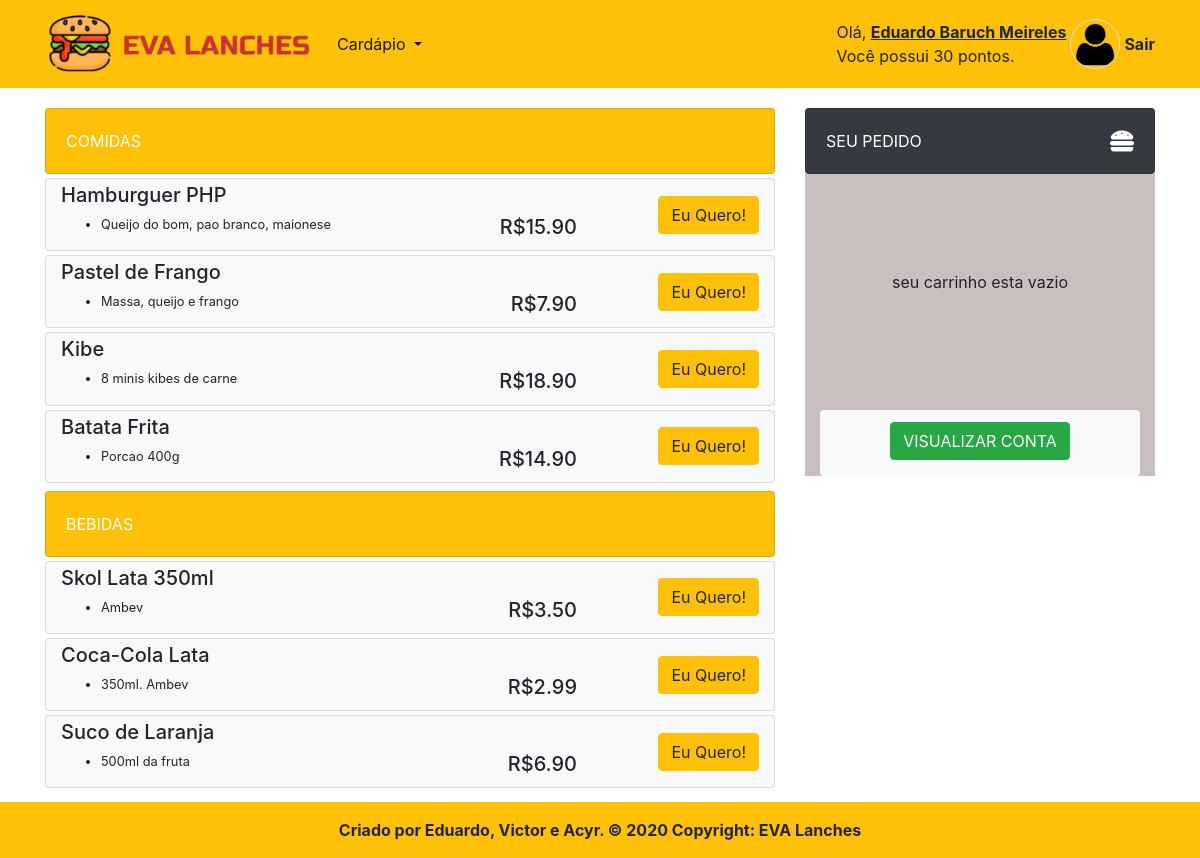
Before: /View/logado.php (signed in) with the older database file.
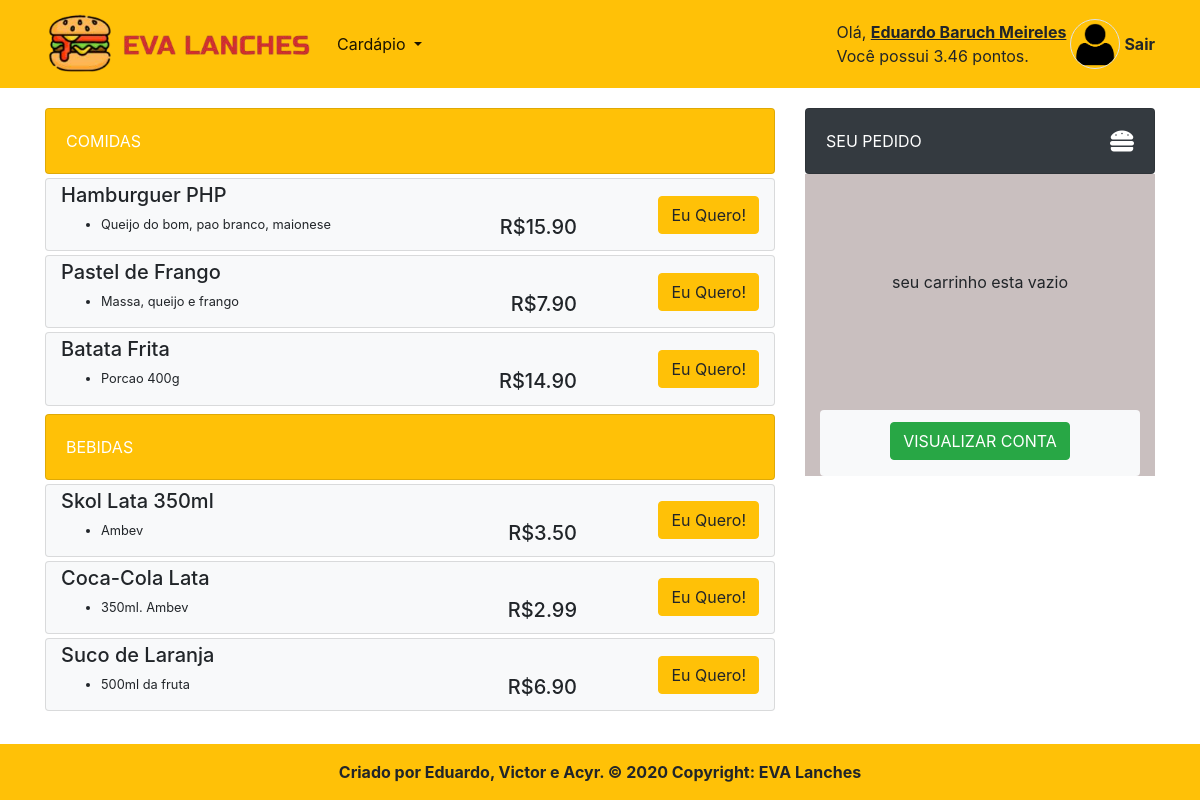
After: the same page with the newer database file.
### tables this page shows
CREATE TABLE `itens` (
  `id_item` int(11) NOT NULL,
  `nome` varchar(30) NOT NULL,
  `preco` decimal(11,2) NOT NULL,
  `descricao` varchar(50) NOT NULL,
  `fornecedor` varchar(30) NOT NULL,
  `tipo` varchar(20) NOT NULL
);

### Model/carrinho.php (called while the page is built, shortened)
<?php
function getContentCart($pdo)
{
	$results = array();
	return $results;
}

### View/listarComidas.php (the view, shortened to what this page needs)
<?php
$minhaConexao = Conexao::getConnection();
$sql = $minhaConexao->prepare("SELECT * FROM itens WHERE tipo = 'comida'");
$sql->execute();
while ($registro = $sql->fetch(PDO::FETCH_ASSOC)) {
    $id = $registro['id_item'];
    $nome = $registro['nome'];
    $descricao = $registro['descricao'];
    $preco = $registro['preco'];
?>
    <div class="container card bg-light mt-1">
        <div class="row">
            <div class="col-md-9">
                <h5 class="mt-1"><?php echo $nome ?></h5>
                <h5 class="float-right my-auto text-right">R$<?php echo $preco ?></h5>
                <ul>
                    <li class="small"><?php echo $descricao ?></li>
                </ul>
            </div>
            <div class="col-md-3 my-auto">
                <?php echo "<a class='btn btn-warning float-right' href='carrinho.php?&acao=add&id=" . $id . "'>Eu Quero!</a>" ?>
            </div>
        </div>
    </div>
<?php
}
?>

### View/logado.php (shortened to what this page needs)
<!DOCTYPE html>
<html lang="pt-br">
<head>
    <link rel="stylesheet" href="https://maxcdn.bootstrapcdn.com/bootstrap/4.5.2/css/bootstrap.min.css">
    <link rel="stylesheet" href="https://use.fontawesome.com/releases/v5.7.0/css/all.css">
</head>
<body background="../imagens/hamburgerbg.jpg" style="padding-bottom: 70px;">
    <?php
    include('template/menuLogado.php');
    ?>
    <div class="container mt-3">
        <div class="row">
            <div class="col-xl-8 col-lg-7 col-md-6">
                <div class="card bg-warning text-white card-body mt-1">COMIDAS</div>
                <?php
                include('listarComidas.php');
                ?>
                <div class="card bg-warning text-white mt-2">
                    <div class="card-body">BEBIDAS</div>
                </div>
                <?php
                include('listarBebidas.php');
                ?>
            </div>
            <div class="col-xl-4 col-lg-5 col-md-6">
                <div class="card bg-dark text-white card-body mt-1">SEU PEDIDO
                    <div class="card-img-overlay"><i class="fas fa-hamburger float-right" style='font-size:24px'></i>
                    </div>
                </div>
                <div class="container" style="background-color: #c9bfbf">
                    <?php
                    include('carrinho.php');
                    ?>
                </div>
                <footer class="footer fixed-bottom font-small bg-warning mt-1">
                    <div class="footer-copyright text-center py-3 font-weight-bold">Criado por Eduardo, Victor e Acyr. © 2020
                        Copyright: EVA Lanches</div>
                </footer>
</body>
</html>

### View/template/menuLogado.php (shortened to what this page needs)
<nav class="navbar navbar-light navbar-expand-md navigation-clean-button bg-warning">
    <div class="container"><a class="navbar-brand" href="logado.php"><img src="../imagens/logo.png" alt="logo" width="268" height="62"></a>
        <ul class="nav navbar-nav mr-auto justify-content-end">
            <li class="nav-item dropdown">
                <a class="dropdown-toggle nav-link active" data-toggle="dropdown" aria-expanded="false" href="logado.php"><?php
                                                                                                                            $paginaLink = basename($_SERVER['SCRIPT_NAME']);
                                                                                                                            if ($paginaLink == 'logado.php') {
                                                                                                                                echo str_replace("logado.php", "Cardápio", $paginaLink);
                                                                                                                            } elseif (($paginaLink == 'sobre.php')) {
                                                                                                                                echo str_replace("sobre.php", "Sobre", $paginaLink);
                                                                                                                            } elseif (($paginaLink == 'sugestoes.php')) {
                                                                                                                                echo str_replace("sugestoes.php", "Sugestões", $paginaLink);
                                                                                                                            }
                                                                                                                            ?> </a>
            </li>
        </ul>
        <span class="">Olá, <u><strong><?php echo $_SESSION['nome'] ?></strong> </u> <br>Você possui <?php echo $_SESSION['bonus'] ?> pontos.</span><img class="border rounded-circle img-profile ml-1 mr-1" src="../imagens/pessoa.png" width="50" />
        <a class="text-body" href="../Controller/sair.php"><strong>Sair</strong> </a>
    </div>
</nav>

### View/listarBebidas.php (shortened to what this page needs)
<?php
$minhaConexao = Conexao::getConnection();
$sql = $minhaConexao->prepare("SELECT * FROM itens WHERE tipo = 'bebida'");
$sql->execute();
while ($registro = $sql->fetch(PDO::FETCH_ASSOC)) {
    $id = $registro['id_item'];
    $nome = $registro['nome'];
    $fornecedor = $registro['fornecedor'];
    $preco = $registro['preco'];
?>
    <div class="container card bg-light mt-1">
        <div class="row">
            <div class="col-md-9">
                <h5 class="mt-1"><?php echo $nome ?></h5>
                <h5 class="float-right my-auto text-right">R$<?php echo $preco ?></h5>
                <ul>
                    <li class="small"><?php echo $fornecedor ?></li>
                </ul>
            </div>
            <div class="col-md-3 my-auto">
                <?php echo "<a class='btn btn-warning float-right' href='carrinho.php?&acao=add&id=" . $id . "'>Eu Quero!</a>" ?>
            </div>
        </div>
    </div>
<?php
}
?>

### View/carrinho.php (shortened to what this page needs)
<?php
require_once "../Model/carrinho.php";
$pdoConnection = Conexao::getConnection();
$resultsCarts = getContentCart($pdoConnection);
$totalCarts  = getTotalCart($pdoConnection);
?>
<div class="container">
    <?php if ($resultsCarts) : ?>
        <?php foreach ($resultsCarts as $result) : ?>
            <div class="row p-1">
                <div class="col-sm-9 col-9 col-md-9">
                    <h7 class="mt-1">
                        <div class="d-flex flex-nowrap align-content-stretch">
                            <div class="border rounded border-dark">
                                <a class="p-1 ml-1 text-dark " href="carrinho.php?acao=menos&id=<?php echo $result['id'] ?>&quant=<?php echo $result['quantity'] ?>">-</a>
                                <span class="p-1 "><?php echo $result['quantity'] ?></span>
                                <a class="p-1 text-dark " href="carrinho.php?acao=mais&id=<?php echo $result['id'] ?>&quant=<?php echo $result['quantity'] ?>">+</a>
                            </div>
                            <span class="p-1"><?php echo $result['name'] ?>
                    </h7></span>
                </div>
            </div>
            <div class="col-sm-3 col-3 col-md-3">
                <p>R$<?php echo number_format($result['subtotal'], 2, ',', '.') ?> </p>
            </div>
</div>
<?php endforeach; ?>
<div class="container" style="background-color: #c9bfbf">
    <div class="row p-1">
        <div class="col-9">
            <h7 class="mt-1"><strong>TOTAL</strong> </h7>
        </div>
        <div class="col-3 my-auto">
            <strong>R$<?php echo number_format($totalCarts, 2, ',', '.') ?> </strong>
        </div>
    </div>
</div>
</div>
<div class="row rounded justify-content-center bg-light p-2 mt-1">
    <?php echo "<a class='btn btn-secondary mr-2 mb-2 mt-1' href='../Controller/contaController.php?acao=cadastrar&clienteId=" . $_SESSION['id_usuario'] . "&valorTotal=" . $totalCarts . "'>FAZER PEDIDO</a>" ?>
    <button type="button" class="btn btn-success mb-2 mt-1"><a href="conta.php"><span class="text-white"> VISUALIZAR CONTA</span></a></button>
</div>
<?php else : ?>
    <div class="container" style="background-color: #c9bfbf">
        <div class="row justify-content-center carrinho-vazio">
            <p><br><br><br><br>seu carrinho esta vazio <br><br><br><br><br></p>
        </div>
    </div>
    <div class="row rounded justify-content-center bg-light p-2 mt-1">
        <button type="button" class="btn btn-success mb-2 mt-1"><a href="conta.php"><span class="text-white"> VISUALIZAR CONTA</span></a></button>
    </div>
    </div>
<?php endif ?>

Changed rows visible on the page:
removed itens: nome "Kibe", preco "18.90", descricao "8 minis kibes de carne"
Other visible differences:
$_SESSION['bonus']: "30" → "3.46"
